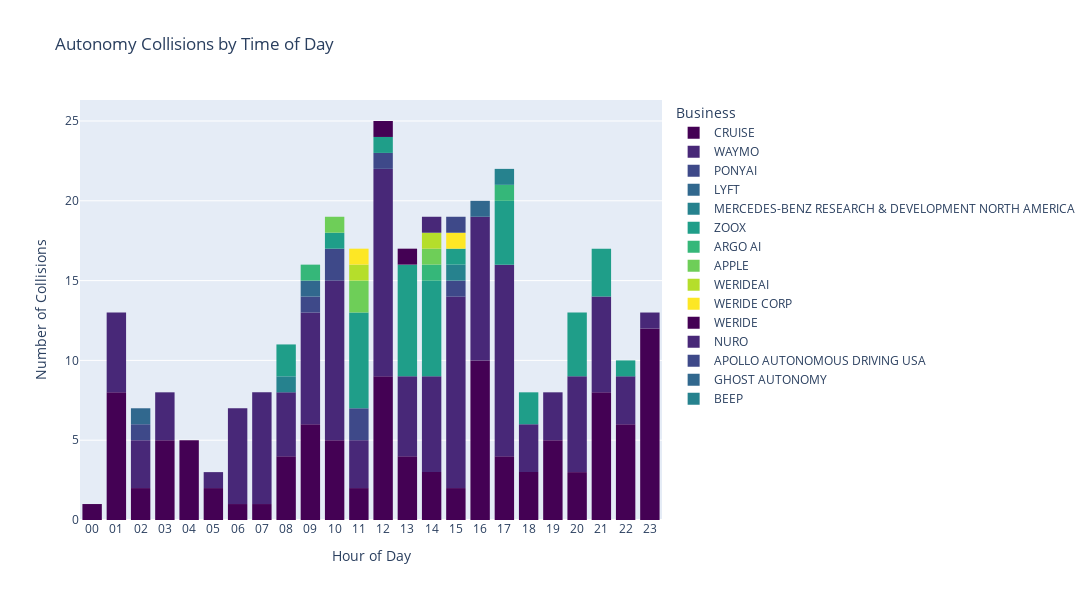

Notebook code for this chart:
### Markdown cell above
Collision time of day histogram

### Code cell
# temprorary column to fix binning issues
coll_time_place_df['Hour_of_day'] = pd.to_datetime(coll_time_place_df['Time_of_accident_24hr']).dt.strftime('%H')

# Plot a histogram with Plotly Express
fig = px.histogram(coll_time_place_df.sort_values('Hour_of_day'), 
                   x='Hour_of_day',
                   title='Autonomy Collisions by Time of Day',
                   nbins=24,  # One bin for each hour
                   labels={'Hour_of_day': 'Hour of Day', 'count': 'Number of Collisions'},
                   color='Business',  # Color by operator
                   color_discrete_sequence=px.colors.sequential.Viridis
                  )

fig.update_layout(xaxis_title='Hour of Day', yaxis_title='Number of Collisions', height=600, width=1200)
fig.write_image('Images/collisions_by_hour.jpg')
fig.show()

#drop temp column
coll_time_place_df.drop(columns=(["Hour_of_day"]), inplace=True)

### Figure 1 — Plotly figure (JSON) as saved in the notebook; plotly's stock layout.template omitted (floating-point values rounded to 4 significant figures)
{"data": [{"alignmentgroup": "True", "bingroup": "x", "hovertemplate": "Business=CRUISE<br>Hour of Day=%{x}<br>count=%{y}<extra></extra>", "legendgroup": "CRUISE", "marker": {"color": "#440154", "pattern": {"shape": ""}}, "name": "CRUISE", "nbinsx": 24, "offsetgroup": "CRUISE", "orientation": "v", "showlegend": true, "type": "histogram", "x": ["00", "01", "01", "01", "01", "01", "01", "01", "01", "02", "02", "03", "03", "03", "03", "03", "04", "04", "04", "04", "04", "05", "05", "06", "07", "08", "08", "08", "08", "09", "09", "09", "09", "09", "09", "10", "10", "10", "10", "10", "11", "11", "12", "12", "12", "12", "12", "12", "12", "12", "12", "13", "13", "13", "13", "14", "14", "14", "15", "15", "16", "16", "16", "16", "16", "16", "16", "16", "16", "16", "17", "17", "17", "17", "18", "18", "18", "19", "19", "19", "19", "19", "20", "20", "20", "21", "21", "21", "21", "21", "21", "21", "21", "22", "22", "22", "22", "22", "22", "23", "23", "23", "23", "23", "23", "23", "23", "23", "23", "23", "23"], "xaxis": "x", "yaxis": "y"}, {"alignmentgroup": "True", "bingroup": "x", "hovertemplate": "Business=WAYMO<br>Hour of Day=%{x}<br>count=%{y}<extra></extra>", "legendgroup": "WAYMO", "marker": {"color": "#482878", "pattern": {"shape": ""}}, "name": "WAYMO", "nbinsx": 24, "offsetgroup": "WAYMO", "orientation": "v", "showlegend": true, "type": "histogram", "x": ["01", "01", "01", "01", "01", "02", "02", "02", "03", "03", "03", "05", "06", "06", "06", "06", "06", "06", "07", "07", "07", "07", "07", "07", "07", "08", "08", "08", "08", "09", "09", "09", "09", "09", "09", "09", "10", "10", "10", "10", "10", "10", "10", "10", "10", "10", "11", "11", "11", "12", "12", "12", "12", "12", "12", "12", "12", "12", "12", "12", "12", "12", "13", "13", "13", "13", "13", "14", "14", "14", "14", "14", "14", "15", "15", "15", "15", "15", "15", "15", "15", "15", "15", "15", "15", "16", "16", "16", "16", "16", "16", "16", "16", "16", "17", "17", "17", "17", "17", "17", "17", "17", "17", "17", "17", "17", "18", "18", "18", "19", "19", "19", "20", "20", "20", "20", "20", "20", "21", "21", "21", "21", "21", "21", "22", "22", "22", "23"], "xaxis": "x", "yaxis": "y"}, {"alignmentgroup": "True", "bingroup": "x", "hovertemplate": "Business=PONYAI<br>Hour of Day=%{x}<br>count=%{y}<extra></extra>", "legendgroup": "PONYAI", "marker": {"color": "#3e4989", "pattern": {"shape": ""}}, "name": "PONYAI", "nbinsx": 24, "offsetgroup": "PONYAI", "orientation": "v", "showlegend": true, "type": "histogram", "x": ["02", "09", "10", "10", "11", "11", "12", "15"], "xaxis": "x", "yaxis": "y"}, {"alignmentgroup": "True", "bingroup": "x", "hovertemplate": "Business=LYFT<br>Hour of Day=%{x}<br>count=%{y}<extra></extra>", "legendgroup": "LYFT", "marker": {"color": "#31688e", "pattern": {"shape": ""}}, "name": "LYFT", "nbinsx": 24, "offsetgroup": "LYFT", "orientation": "v", "showlegend": true, "type": "histogram", "x": ["02", "09"], "xaxis": "x", "yaxis": "y"}, {"alignmentgroup": "True", "bingroup": "x", "hovertemplate": "Business=MERCEDES-BENZ RESEARCH & DEVELOPMENT NORTH AMERICA<br>Hour of Day=%{x}<br>count=%{y}<extra></extra>", "legendgroup": "MERCEDES-BENZ RESEARCH & DEVELOPMENT NORTH AMERICA", "marker": {"color": "#26828e", "pattern": {"shape": ""}}, "name": "MERCEDES-BENZ RESEARCH & DEVELOPMENT NORTH AMERICA", "nbinsx": 24, "offsetgroup": "MERCEDES-BENZ RESEARCH & DEVELOPMENT NORTH AMERICA", "orientation": "v", "showlegend": true, "type": "histogram", "x": ["08", "15"], "xaxis": "x", "yaxis": "y"}, {"alignmentgroup": "True", "bingroup": "x", "hovertemplate": "Business=ZOOX<br>Hour of Day=%{x}<br>count=%{y}<extra></extra>", "legendgroup": "ZOOX", "marker": {"color": "#1f9e89", "pattern": {"shape": ""}}, "name": "ZOOX", "nbinsx": 24, "offsetgroup": "ZOOX", "orientation": "v", "showlegend": true, "type": "histogram", "x": ["08", "08", "10", "11", "11", "11", "11", "11", "11", "12", "13", "13", "13", "13", "13", "13", "13", "14", "14", "14", "14", "14", "14", "15", "17", "17", "17", "17", "18", "18", "20", "20", "20", "20", "21", "21", "21", "22"], "xaxis": "x", "yaxis": "y"}, {"alignmentgroup": "True", "bingroup": "x", "hovertemplate": "Business=ARGO AI<br>Hour of Day=%{x}<br>count=%{y}<extra></extra>", "legendgroup": "ARGO AI", "marker": {"color": "#35b779", "pattern": {"shape": ""}}, "name": "ARGO AI", "nbinsx": 24, "offsetgroup": "ARGO AI", "orientation": "v", "showlegend": true, "type": "histogram", "x": ["09", "14", "17"], "xaxis": "x", "yaxis": "y"}, {"alignmentgroup": "True", "bingroup": "x", "hovertemplate": "Business=APPLE<br>Hour of Day=%{x}<br>count=%{y}<extra></extra>", "legendgroup": "APPLE", "marker": {"color": "#6ece58", "pattern": {"shape": ""}}, "name": "APPLE", "nbinsx": 24, "offsetgroup": "APPLE", "orientation": "v", "showlegend": true, "type": "histogram", "x": ["10", "11", "11", "14"], "xaxis": "x", "yaxis": "y"}, {"alignmentgroup": "True", "bingroup": "x", "hovertemplate": "Business=WERIDEAI<br>Hour of Day=%{x}<br>count=%{y}<extra></extra>", "legendgroup": "WERIDEAI", "marker": {"color": "#b5de2b", "pattern": {"shape": ""}}, "name": "WERIDEAI", "nbinsx": 24, "offsetgroup": "WERIDEAI", "orientation": "v", "showlegend": true, "type": "histogram", "x": ["11", "14"], "xaxis": "x", "yaxis": "y"}, {"alignmentgroup": "True", "bingroup": "x", "hovertemplate": "Business=WERIDE CORP<br>Hour of Day=%{x}<br>count=%{y}<extra></extra>", "legendgroup": "WERIDE CORP", "marker": {"color": "#fde725", "pattern": {"shape": ""}}, "name": "WERIDE CORP", "nbinsx": 24, "offsetgroup": "WERIDE CORP", "orientation": "v", "showlegend": true, "type": "histogram", "x": ["11", "15"], "xaxis": "x", "yaxis": "y"}, {"alignmentgroup": "True", "bingroup": "x", "hovertemplate": "Business=WERIDE<br>Hour of Day=%{x}<br>count=%{y}<extra></extra>", "legendgroup": "WERIDE", "marker": {"color": "#440154", "pattern": {"shape": ""}}, "name": "WERIDE", "nbinsx": 24, "offsetgroup": "WERIDE", "orientation": "v", "showlegend": true, "type": "histogram", "x": ["12", "13"], "xaxis": "x", "yaxis": "y"}, {"alignmentgroup": "True", "bingroup": "x", "hovertemplate": "Business=NURO<br>Hour of Day=%{x}<br>count=%{y}<extra></extra>", "legendgroup": "NURO", "marker": {"color": "#482878", "pattern": {"shape": ""}}, "name": "NURO", "nbinsx": 24, "offsetgroup": "NURO", "orientation": "v", "showlegend": true, "type": "histogram", "x": ["14"], "xaxis": "x", "yaxis": "y"}, {"alignmentgroup": "True", "bingroup": "x", "hovertemplate": "Business=APOLLO AUTONOMOUS DRIVING USA<br>Hour of Day=%{x}<br>count=%{y}<extra></extra>", "legendgroup": "APOLLO AUTONOMOUS DRIVING USA", "marker": {"color": "#3e4989", "pattern": {"shape": ""}}, "name": "APOLLO AUTONOMOUS DRIVING USA", "nbinsx": 24, "offsetgroup": "APOLLO AUTONOMOUS DRIVING USA", "orientation": "v", "showlegend": true, "type": "histogram", "x": ["15"], "xaxis": "x", "yaxis": "y"}, {"alignmentgroup": "True", "bingroup": "x", "hovertemplate": "Business=GHOST AUTONOMY<br>Hour of Day=%{x}<br>count=%{y}<extra></extra>", "legendgroup": "GHOST AUTONOMY", "marker": {"color": "#31688e", "pattern": {"shape": ""}}, "name": "GHOST AUTONOMY", "nbinsx": 24, "offsetgroup": "GHOST AUTONOMY", "orientation": "v", "showlegend": true, "type": "histogram", "x": ["16"], "xaxis": "x", "yaxis": "y"}, {"alignmentgroup": "True", "bingroup": "x", "hovertemplate": "Business=BEEP<br>Hour of Day=%{x}<br>count=%{y}<extra></extra>", "legendgroup": "BEEP", "marker": {"color": "#26828e", "pattern": {"shape": ""}}, "name": "BEEP", "nbinsx": 24, "offsetgroup": "BEEP", "orientation": "v", "showlegend": true, "type": "histogram", "x": ["17"], "xaxis": "x", "yaxis": "y"}], "layout": {"barmode": "relative", "height": 600, "legend": {"title": {"text": "Business"}, "tracegroupgap": 0}, "title": {"text": "Autonomy Collisions by Time of Day"}, "width": 1200, "xaxis": {"anchor": "y", "domain": [0, 1], "title": {"text": "Hour of Day"}}, "yaxis": {"anchor": "x", "domain": [0, 1], "title": {"text": "Number of Collisions"}}}}
